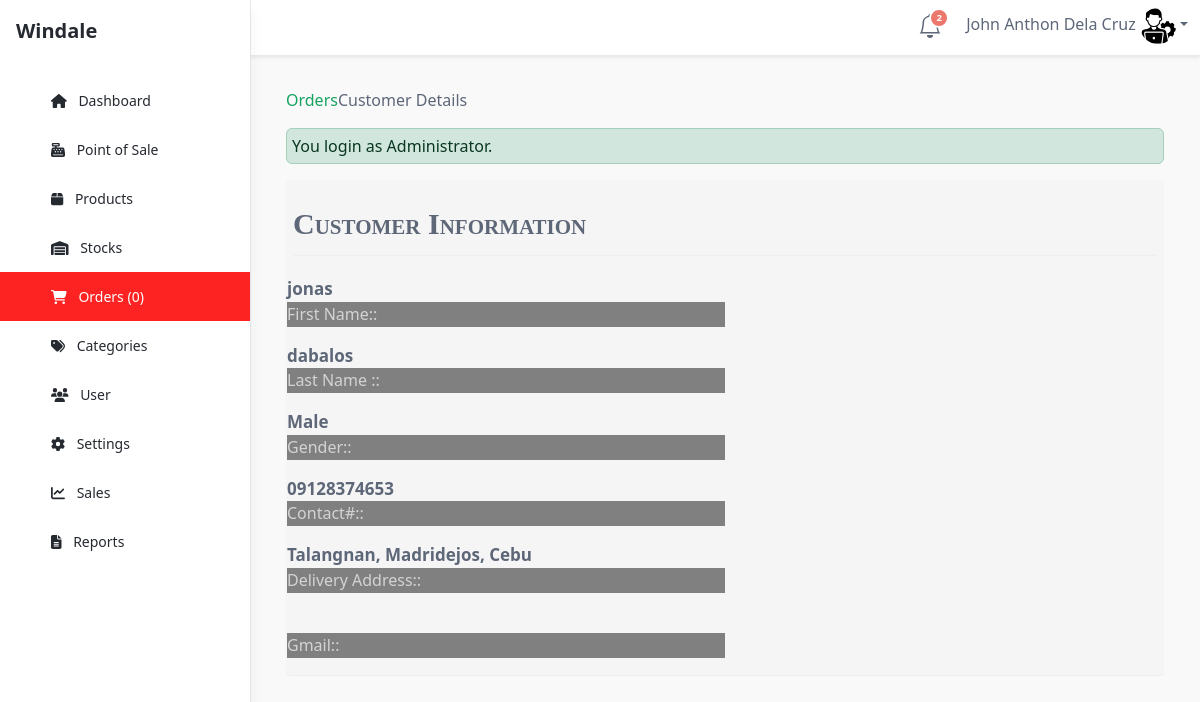
Screenshot of /admin/orders/index.php?view=customerdetails&customerid=51 (signed in) with the database file from the repository.
### tables this page shows
CREATE TABLE `tblcustomer` (
  `CUSTOMERID` int(11) NOT NULL,
  `FNAME` varchar(30) NOT NULL,
  `LNAME` varchar(30) NOT NULL,
  `MNAME` varchar(30) NOT NULL,
  `CUSHOMENUM` varchar(90) NOT NULL,
  `STREETADD` text NOT NULL,
  `BRGYADD` text NOT NULL,
  `CITYADD` text NOT NULL,
  `PROVINCE` varchar(80) NOT NULL,
  `COUNTRY` varchar(30) NOT NULL,
  `DBIRTH` date NOT NULL,
  `GENDER` varchar(10) NOT NULL,
  `PHONE` varchar(20) NOT NULL,
  `EMAILADD` varchar(40) NOT NULL,
  `ZIPCODE` int(6) NOT NULL,
  `CUSUNAME` varchar(250) NOT NULL,
  `CUSPASS` varchar(90) NOT NULL,
  `CUSPHOTO` varchar(255) NOT NULL,
  `TERMS` tinyint(4) NOT NULL,
  `DATEJOIN` timestamp NOT NULL DEFAULT current_timestamp()
);

### admin/orders/index.php (called while the page is built, shortened)
<?php
require_once ("../theme/templates.php");
?>

### include/database.php (called while the page is built, shortened)
<?php
class Database {
	var $sql_string = '';
	private $conn;
	public function open_connection() {
		$this->conn = mysqli_connect(server,user,pass);
		if(!$this->conn){
			echo "Problem in database connection! Contact administrator!";
			exit();
		}else{
			$db_select = mysqli_select_db($this->conn,database_name);
		}
	}
	function setQuery($sql='') {
		$this->sql_string=$sql;
	}
	function executeQuery() {
		$result = mysqli_query($this->conn, $this->sql_string);
		return $this->confirm_query($result);
	}
	private function confirm_query($result) {
		return $result;
	}
	function loadSingleResult() {
		$cur = $this->executeQuery();
		while ($row = mysqli_fetch_object($cur)) {
		return $data = $row;
		}
	}
}
$mydb = new Database();
?>

### include/customers.php (called while the page is built, shortened)
<?php
require_once(LIB_PATH.DS.'database.php');
class Customer {
	protected static  $tblname = "tblcustomer";
	function single_customer($id=""){
			global $mydb;
			$mydb->setQuery("SELECT * FROM ".self::$tblname."
				Where CUSTOMERID= {$id} LIMIT 1");
			$cur = $mydb->loadSingleResult();
			return $cur;
	}
}
?>

### admin/orders/customerdetail.php (the view, shortened to what this page needs)
 <?php
  $customer = New customer;
  $res = $customer->single_customer($_GET['customerid']);
  ?>
<div class="col-md-12 Cus-info">
<div class="header">Customer Information</div>
  <div class="row">
    <div class="col-md-12">
        <div class="col-md-6">
            <label><?php echo $res->FNAME; ?></label>
             <p>First Name::</p>
        </div>
        <div class="col-md-6">
               <label><?php echo $res->LNAME; ?> </label>
              <p>Last Name ::</p>
        </div>
    </div>
    <div class="col-md-12">
        <div class="col-md-6">
          <label><?php echo $res->GENDER; ?></label>
            <p>Gender::</p>
        </div>
        <div class="col-md-6">
          <label><?php echo $res->PHONE; ?></label>
           <p>Contact#::</p>
        </div>
    </div>
     <div class="col-md-12">
        <div class="col-md-6">
           <label><?php echo $res->CITYADD; ?></label>
               <p>Delivery Address::</p>
        </div>
        <div class="col-md-6">
               <p>Gmail::</p>
        </div>
    </div>
  </div>
</div>

### admin/orders/customerdetail.php (style rules this page uses)
.Cus-info { max-width: 100%; margin-bottom: 20px; background-color: #f5f5f5; border: 1px solid transparent; border-radius: 4px; -webkit-box-shadow: 0 1px 1px rgba(0, 0, 0, 0.05); box-shadow: 0 1px 1px rgba(0, 0, 0, 0.05); }
.Cus-info .header { padding-bottom: 9px; margin: 20px 6px 20px; border-bottom: 1px solid #eeeeee; font-size: 30px; font-weight: bold; font-variant: small-caps; font-family: arial black; }
.Cus-info p { border-bottom: solid 1px gray; width:100%; font-style: bold 1px; color: lightgray ; background-color: gray; }
.Cus-info label { font-size: 17px; font-weight: bold; }
@media (min-width: 768px) { .Cus-info { position: inherit; padding: 0; margin: 0; vertical-align: center; } }

### rows the page displays
tblcustomer: FNAME "jonas", LNAME "dabalos", GENDER "Male", PHONE "09128374653", CITYADD "Talangnan, Madridejos, Cebu"

### other values shown
$notificationCount "2"
$_SESSION['U_NAME'] "John Anthon Dela Cruz"
$res "0"
$title "Orders"
$header "Customer Details"
$_SESSION['message'] "You login as Administrator."
